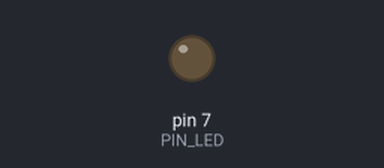
The sketch below on a simulated Arduino Uno, built with avr-gcc and run on an emulated ATmega328P. On the bench: output pins drawn as LEDs (lit = HIGH). Dashed ring = blinking. What the sketch prints to the serial monitor is not drawn. At 2.0 s the program stops and its outputs stay as they are.

Above: at 0.5 s.
At 1.85 s:
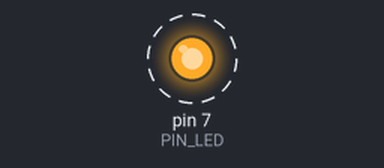
Timing chart, 0 to 3.0 s (numbered marks = the images above):
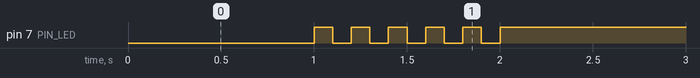

Measured:
- by itself, pin 7 (PIN_LED): alternates HIGH for 0.10 s and LOW for 0.10 s, 11 changes in all, then stays HIGH

The sketch:

05_practice_2.ino
```cpp
#define PIN_LED 7
unsigned int count, toggle;

void setup() {
  pinMode(PIN_LED, OUTPUT);
  Serial.begin(115200);
  while(!Serial){
    ;
  }
  count = toggle = 0;
}

void loop() {
  Serial.println(++count);
  toggle_state(toggle);
}

void toggle_state(int toggle){
  toggle = 0;
  Serial.println(toggle);
  digitalWrite(PIN_LED, toggle);
  delay(1000);
  for(int i = 0; i < 5; i++){
    toggle = 1;
    digitalWrite(PIN_LED, toggle);
    delay(100);
    toggle = 0;
    digitalWrite(PIN_LED, toggle);
    delay(100);
  }
  while(1){
    digitalWrite(PIN_LED, 1);
  }
}
```
